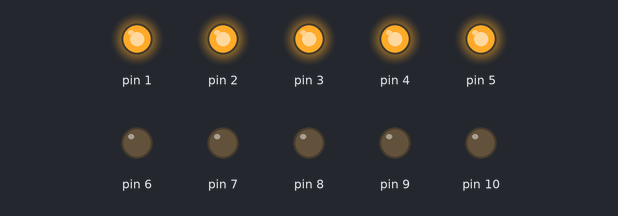
A sketch run on a simulated Arduino Uno, built with avr-gcc and run on an emulated ATmega328P. Shown: output pins drawn as LEDs (lit = HIGH).

Above: at 0.1 s.
At 1.3 s:
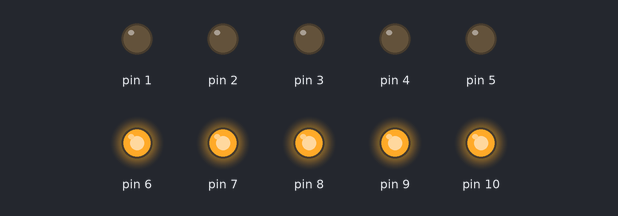
At 2.7 s:
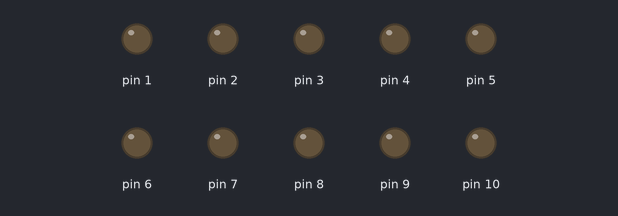
Timing chart, 0 to 3.0 s (numbered marks = the images above):
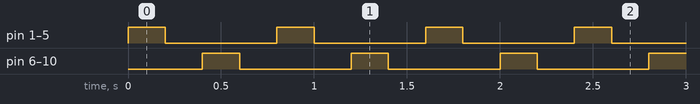

Measured:
- by itself, pin 1–10: alternates HIGH for 0.20 s and LOW for 0.60 s
- by itself, everything shown: repeats every 0.80 s, in 4 steps

The sketch:

Gauche_Droite.ino
```cpp
void setup() {
  // put your setup code here, to run once:
  pinMode(1,OUTPUT);
  pinMode(2,OUTPUT);
  pinMode(3,OUTPUT);
  pinMode(4,OUTPUT);
  pinMode(5,OUTPUT);
  pinMode(6,OUTPUT);
  pinMode(7,OUTPUT);
  pinMode(8,OUTPUT);
  pinMode(9,OUTPUT);
  pinMode(10,OUTPUT);
}

void loop() {
  // put your main code here, to run repeatedly:
  digitalWrite(1,HIGH);
  digitalWrite(2,HIGH);
  digitalWrite(3,HIGH);
  digitalWrite(4,HIGH);
  digitalWrite(5,HIGH);
  delay(200);
  digitalWrite(1,LOW);
  digitalWrite(2,LOW);
  digitalWrite(3,LOW);
  digitalWrite(4,LOW);
  digitalWrite(5,LOW);
  delay(200);
  digitalWrite(6,HIGH);
  digitalWrite(7,HIGH);
  digitalWrite(8,HIGH);
  digitalWrite(9,HIGH);
  digitalWrite(10,HIGH);
  delay(200);
  digitalWrite(6,LOW);
  digitalWrite(7,LOW);
  digitalWrite(8,LOW);
  digitalWrite(9,LOW);
  digitalWrite(10,LOW);
  delay(200);
}
```
